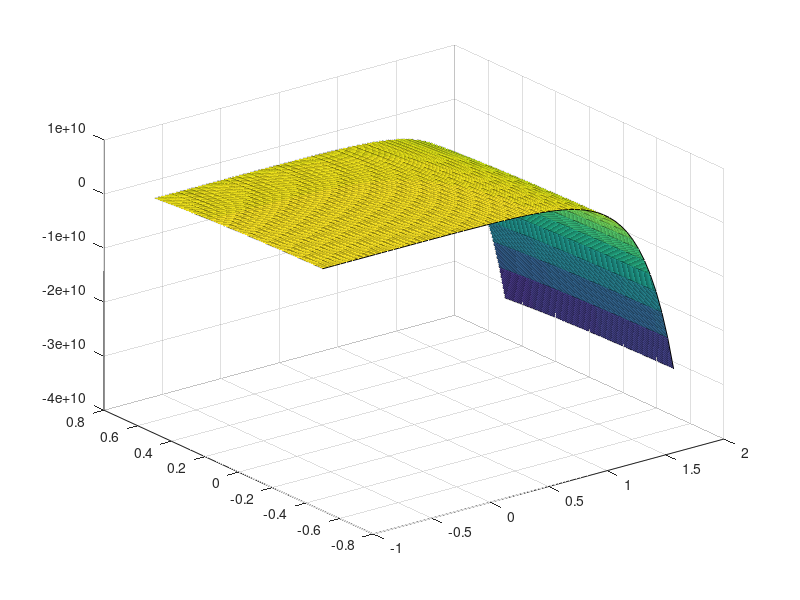

Here is the MATLAB script that generated this plot:
clc,clear,close all
[U1,U2]=meshgrid(-1:0.05:2,-0.5:0.0025:0.5);
zeta1=3.634502704;
lamda1=17.03893;
x1=exp(zeta1*U1+lamda1);
zeta2=1.961080079;
lamda2=20.15279;
x2=exp(zeta2*U2+lamda2);
theta=5*10^9;
z=(theta-x1-x2);
surf(U1,U2,z)
%[C,h]=contour(U1,U2,z,[0 10],'ShowText','on');
%clabel(C,h)
%f1=normpdf(10*U1).*normpdf(10*U2);
%hold on
%[C1,h1]=contour(U1,U2,f1,[1e-4:8e-3:1e-1]);
%clabel(C1,h1)


